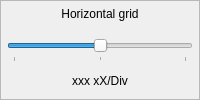
             <widget class="QFrame" name="frame_4">
              <property name="sizePolicy">
               <sizepolicy hsizetype="Minimum" vsizetype="Preferred">
                <horstretch>0</horstretch>
                <verstretch>0</verstretch>
               </sizepolicy>
              </property>
              <property name="minimumSize">
               <size>
                <width>0</width>
                <height>0</height>
               </size>
              </property>
              <property name="frameShape">
               <enum>QFrame::StyledPanel</enum>
              </property>
              <property name="frameShadow">
               <enum>QFrame::Sunken</enum>
              </property>
              <layout class="QVBoxLayout" name="verticalLayout_5">
               <property name="leftMargin">
                <number>6</number>
               </property>
               <property name="topMargin">
                <number>6</number>
               </property>
               <property name="rightMargin">
                <number>6</number>
               </property>
               <property name="bottomMargin">
                <number>6</number>
               </property>
               <item>
                <widget class="QLabel" name="hgridlabel">
                 <property name="text">
                  <string>Horizontal grid</string>
                 </property>
                 <property name="alignment">
                  <set>Qt::AlignHCenter|Qt::AlignTop</set>
                 </property>
                 <property name="wordWrap">
                  <bool>true</bool>
                 </property>
                </widget>
               </item>
               <item>
                <widget class="QSlider" name="horizontalSliderHGrid">
                 <property name="sizePolicy">
                  <sizepolicy hsizetype="Preferred" vsizetype="Preferred">
                   <horstretch>0</horstretch>
                   <verstretch>0</verstretch>
                  </sizepolicy>
                 </property>
                 <property name="toolTip">
                  <string>Grid resolution</string>
                 </property>
                 <property name="minimum">
                  <number>-4</number>
                 </property>
                 <property name="maximum">
                  <number>-2</number>
                 </property>
                 <property name="singleStep">
                  <number>1</number>
                 </property>
                 <property name="pageStep">
                  <number>1</number>
                 </property>
                 <property name="value">
                  <number>-3</number>
                 </property>
                 <property name="orientation">
                  <enum>Qt::Horizontal</enum>
                 </property>
                 <property name="tickPosition">
                  <enum>QSlider::TicksBelow</enum>
                 </property>
                 <property name="tickInterval">
                  <number>1</number>
                 </property>
                </widget>
               </item>
               <item>
                <widget class="QLabel" name="labelHDiv">
                 <property name="sizePolicy">
                  <sizepolicy hsizetype="Minimum" vsizetype="Preferred">
                   <horstretch>0</horstretch>
                   <verstretch>0</verstretch>
                  </sizepolicy>
                 </property>
                 <property name="minimumSize">
                  <size>
                   <width>0</width>
                   <height>0</height>
                  </size>
                 </property>
                 <property name="text">
                  <string notr="true">xxx xX/Div</string>
                 </property>
                 <property name="alignment">
                  <set>Qt::AlignCenter</set>
                 </property>
                </widget>
               </item>
              </layout>
             </widget>
